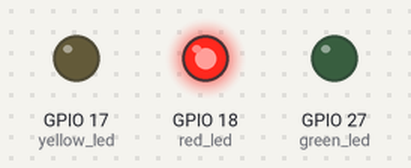
A program run on a simulated Raspberry Pi (BCM pin numbers). On the bench: output pins drawn as LEDs (lit = HIGH).

Above: at 2.0 s.
At 8.0 s:
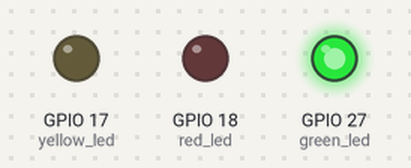
At 11.0 s:
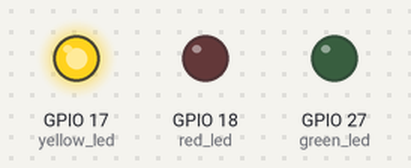
Timing chart, 0 to 15.6 s (numbered marks = the images above):
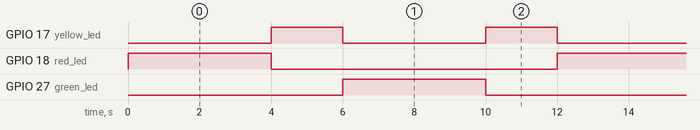

Measured:
- by itself, GPIO 17 (yellow_led): alternates HIGH for 2.0 s and LOW for 4.0 s
- by itself, GPIO 18 (red_led), GPIO 27 (green_led): alternates HIGH for 4.0 s and LOW for 8.0 s
- by itself, everything shown: repeats every 12.0 s, in 4 steps

The program:

trafficsys.py
```python
from gpiozero import LED
from time import sleep

red_led = LED(18)
yellow_led = LED(17)
green_led = LED(27)

while True:
	red_led.on()
	sleep(4)
	red_led.off()
	yellow_led.on()
	sleep(2)
	yellow_led.off()
	green_led.on()
	sleep(4)
	green_led.off()
	yellow_led.on()
	sleep(2)
	yellow_led.off()
```
